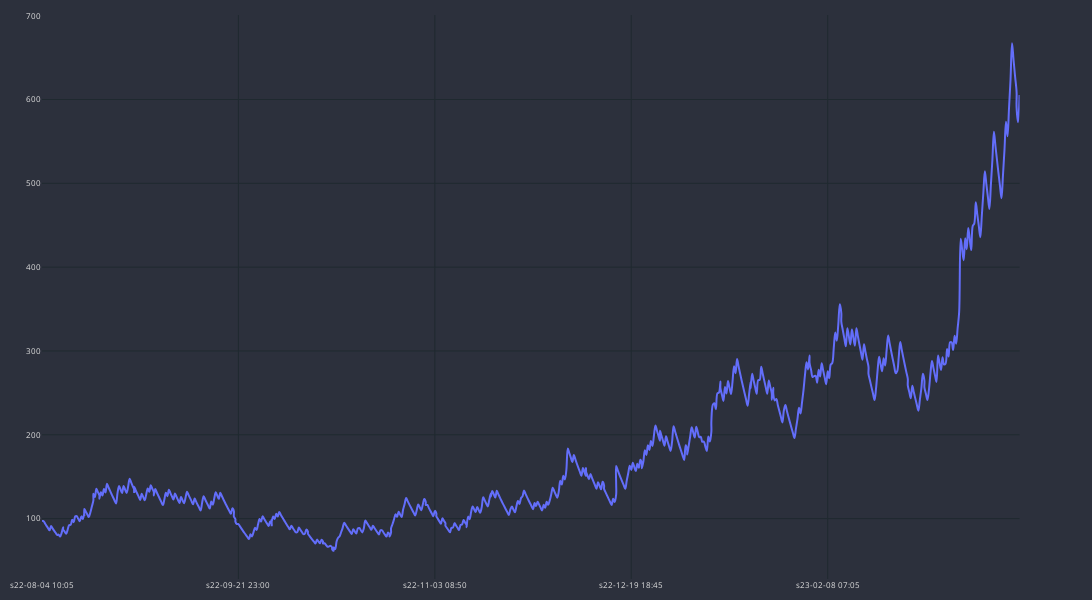

The cell this chart's notebook holds for it:
### Code cell
df_res_m5_plot = df_res_m5#.loc[:100]
df_res_m5_plot['time'] = df_res_m5_plot['end_time']
cp = CandlePlot(df_res_m5_plot, candles=False)
print("min balance ",min(df_res_m5['balance']))
cp.show_plot(line_traces=['balance'])

### Figure 1 — Plotly figure (JSON) as saved in the notebook; plotly's stock layout.template omitted (floating-point values rounded to 4 significant figures; data arrays with more than 128 entries replaced by an {"elided": "..."} marker saying what was removed)
{"data": [{"line": {"shape": "spline", "width": 2}, "name": "balance", "type": "scatter", "x": {"elided": "692 str values"}, "xaxis": "x", "y": {"elided": "692 float values"}, "yaxis": "y"}], "layout": {"font": {"color": "#e1e1e1", "size": 8}, "height": 600, "margin": {"b": 10, "l": 10, "r": 10, "t": 10}, "paper_bgcolor": "#2c303c", "plot_bgcolor": "#2c303c", "width": 1400, "xaxis": {"anchor": "y", "domain": [0, 0.94], "gridcolor": "#1f292f", "nticks": 5, "rangeslider": {"visible": false}}, "yaxis": {"anchor": "x", "domain": [0, 1], "gridcolor": "#1f292f"}, "yaxis2": {"anchor": "x", "gridcolor": "#1f292f", "overlaying": "y", "side": "right"}}}
